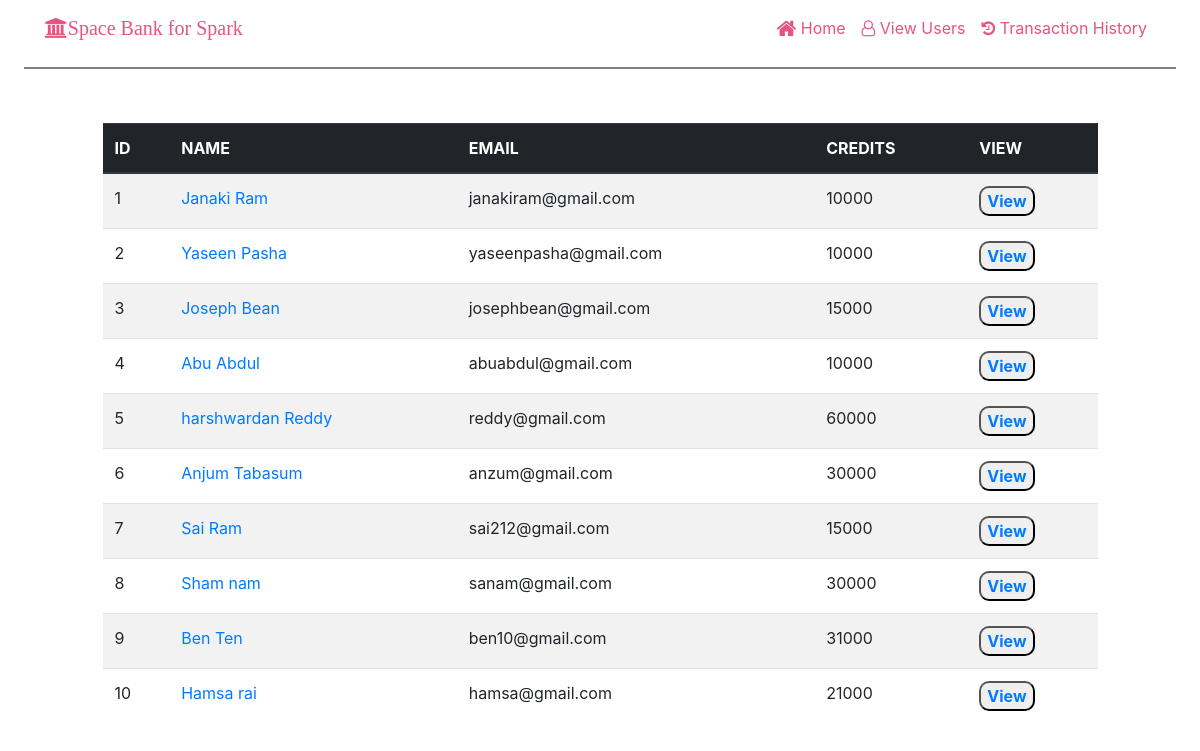
The page /allusers.php on the database its author committed.
### tables this page shows
CREATE TABLE `users` (
  `user_id` int(11) NOT NULL,
  `user_name` varchar(128) NOT NULL,
  `email` varchar(128) NOT NULL,
  `user_credits` int(11) NOT NULL
);

### allusers.php (the view, shortened to what this page needs)
<?php
require_once "config.php";
?>
<!DOCTYPE html>
<html lang="en">
<head>
  <link rel="stylesheet" href="https://stackpath.bootstrapcdn.com/bootstrap/4.5.2/css/bootstrap.min.css">
    <link rel="stylesheet" href="https://cdnjs.cloudflare.com/ajax/libs/font-awesome/4.7.0/css/font-awesome.min.css">
    <link rel="stylesheet" href="styles.css">
</head>
<body>
 <?php include("nav.php") ?>
 <nav class="navbar navbar-#E75480 bg-white navbar-expand-sm  fixed-top">
        <div class="container">
            <a class="navbar-brand mr-auto" style="color: #E75480"><i class="fa fa-university" aria-hidden="true">Space Bank for Spark</i></a>
            <div class="collapse navbar-collapse" id="Navbar">
                <ul class="navbar-nav ml-auto">
                    <li class="nav-item "><a class="nav-link" href="index.php" style="color:#E75480"><span class="fa fa-home fa-lg"></span> Home</a></li>
                     <li class="nav-item active"><a class="nav-link" href="allusers.php" style="color: #E75480"><i class="fa fa-user-o" aria-hidden="true"></i></i> View Users</a></li>
                    <li class="nav-item"><a class="nav-link" href="history.php" style="color: #E75480"><i class="fa fa-history" aria-hidden="true"></i></span> Transaction History</a></li>
                </ul>
        </div>
      </div>
    </nav>
     <hr style="border:1px solid grey; width: 1150px">
<div class="row row-content">
        <div class="col-12 offset-sm-1 col-sm-10">
          <h2 style="padding-top: 30px ;text-align: center; color:white;"><b></b></h2>
            <div class="table-responsive ">
                <table class="table table-white table-striped">
                    <thead class="thead-dark">
                      <tr>
                      <th>ID</th>
                      <th>NAME</th>
                      <th>EMAIL</th>
                      <th>CREDITS</th>
                      <th>VIEW</th>
                      </tr>
                    </thead>
                    <tbody>
                      <tr>
                      <?php
                       $stmt = $pdo->query("SELECT * FROM users");
                       $rows = $stmt->fetchAll(PDO::FETCH_ASSOC);
                       if(count($rows)>0){
                         foreach($rows as $row ) { ?>
                         <td><?php echo htmlentities($row['user_id']); ?> </td>
                         <td><?php echo ('<a href="profile.php?user_id='.$row['user_id'].'">'.htmlentities($row['user_name']).'</a> ');
                                         ?>  </td>
                         <td><?php echo htmlentities($row['email']); ?> </td>
                         <td><?php echo htmlentities($row['user_credits']); ?> </td>
                         <td><button><?php  echo('<a href="profile.php?user_id='.$row['user_id'].'">'."View".'</a> ');
        ?></button></td>
                         </tr>
                         <?php }
                              }
                          ?>
                    </tbody>
                </table>
            </div>
        </div>
 </div>
</body>
</html>

### nav.php (shortened to what this page needs)
<!DOCTYPE html>
<html lang="en">
<head>
    <link rel="stylesheet" href="https://maxcdn.bootstrapcdn.com/bootstrap/4.0.0/css/bootstrap.min.css">
    <link rel="stylesheet" href="https://cdnjs.cloudflare.com/ajax/libs/font-awesome/4.7.0/css/font-awesome.min.css">
    <link rel = "stylesheet" href="https://cdnjs.cloudflare.com/ajax/libs/bootstrap-social/5.1.1/bootstrap-social.min.css">
    <link rel="stylesheet" type="text/css" href="styles.css">
    <link rel="stylesheet" type="text/css" href=">
</head>
 <body>
 <nav class="navbar navbar-dark bg-white navbar-expand-sm  fixed-top">
        <div class="container">
            <button class="navbar-toggler" type="button" data-toggle="collapse" data-target="#Navbar">
                <span class="navbar-toggler-icon"></span>
            </button>
            <a class="navbar-brand mr-auto" style="color: #E75480"><p class="fa fa-university"  href="index.php" aria-hidden="true">Space Bank for Spark</p></a>
      </div>
</body>
</html><nav class="navbar navbar-#E75480 bg-white navbar-expand-sm  fixed-top">
        <div class="container">
            <a class="navbar-brand mr-auto" style="color: #E75480"><i>Space Bank for Spark</i></a>
            <div class="collapse navbar-collapse" id="Navbar">
                <ul class="navbar-nav ml-auto">
                    <li class="nav-item "><a class="nav-link" style="color:#E75480"><span class="fa fa-home fa-lg"></span> Home</a></li>
                     <li class="nav-item active"><a class="nav-link" href="allusers.php" style="color: #E75480"><i class="fa fa-user-o" aria-hidden="true"></i></i> View Users</a></li>
                    <li class="nav-item"><a class="nav-link" href="history.php" style="color: #E75480"><i class="fa fa-history" aria-hidden="true"></i></span> Transaction History</a></li>
                </ul>
        </div>
      </div>
    </nav>

### styles.css (style rules this page uses)
body { background-color: black no-repeat center center fixed; -webkit-background-size: cover; -moz-background-size: cover; -o-background-size: cover; background-size: cover; overflow-x: hidden; }
button { border-radius: 10px; font-weight: bold; }

### rows shown on the page
users: user_id "1", user_name "Janaki Ram", email "janakiram@gmail.com", user_credits "10000"
users: user_id "2", user_name "Yaseen Pasha", email "yaseenpasha@gmail.com", user_credits "10000"
users: user_id "3", user_name "Joseph Bean", email "josephbean@gmail.com", user_credits "15000"
users: user_id "4", user_name "Abu Abdul", email "abuabdul@gmail.com", user_credits "10000"
users: user_id "5", user_name "harshwardan Reddy", email "reddy@gmail.com", user_credits "60000"
users: user_id "6", user_name "Anjum Tabasum", email "anzum@gmail.com", user_credits "30000"
users: user_id "7", user_name "Sai Ram", email "sai212@gmail.com", user_credits "15000"
users: user_id "8", user_name "Sham nam", email "sanam@gmail.com", user_credits "30000"
users: user_id "9", user_name "Ben Ten", email "ben10@gmail.com", user_credits "31000"
users: user_id "10", user_name "Hamsa rai", email "hamsa@gmail.com", user_credits "21000"
